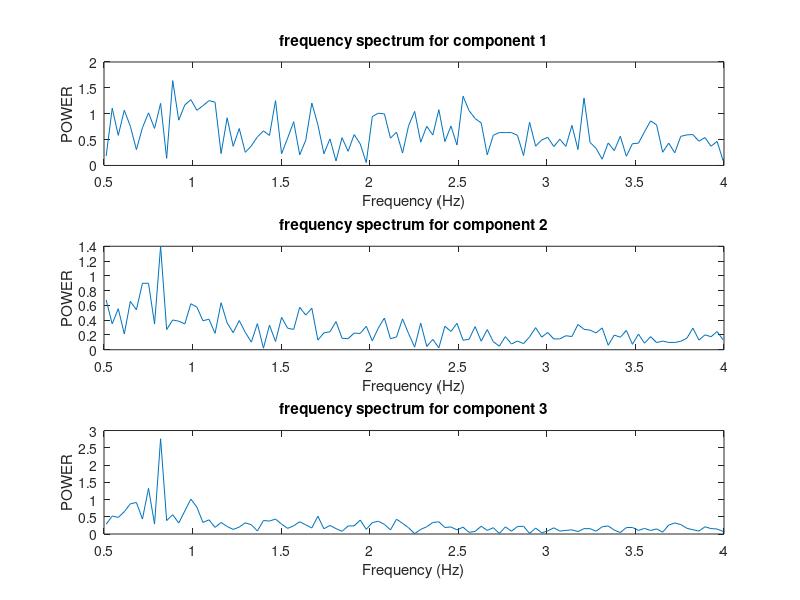

This chart was generated by the following MATLAB code:
#extract the data under the form of a matrix
data = dlmread('results.txt')


#separate the 3 sets of data (colonnes)
r = data(:,1);
g = data(:,2);
b = data(:,3);
#do the fast fourrier transform on each set
fftR = fft(r);
fftG = fft(g);
fftB = fft(b);
#find frequency from frame rate
N = length(r);

fr = 14;
f = (0:N-1)*fr/N;

#cut the desired range of values
f_min = 0.5;
f_max = 4;
idx_min = find(f >= f_min, 1);
idx_max = find(f <= f_max, 1, 'last');
f_filtered = f(idx_min:idx_max);
fftR_filtered = fftR(idx_min:idx_max);
fftG_filtered = fftG(idx_min:idx_max);
fftB_filtered = fftB(idx_min:idx_max);

#extract the max values for each sets and their corresponding frequency
[R_max, R_idx] = max(abs(fftR_filtered));
R_freq = f_filtered(R_idx);

[G_max, G_idx] = max(abs(fftG_filtered));
G_freq = f_filtered(G_idx);

[B_max, B_idx] = max(abs(fftB_filtered));
B_freq = f_filtered(B_idx);

#Plot just to visualize
figure;
subplot(3,1,1);
plot(f_filtered, abs(fftR_filtered));
xlabel('Frequency (Hz)');
ylabel('POWER');
title('frequency spectrum for component 1');

subplot(3,1,2);
plot(f_filtered, abs(fftG_filtered));
xlabel('Frequency (Hz)');
ylabel('POWER');
title('frequency spectrum for component 2');

subplot(3,1,3);
plot(f_filtered, abs(fftB_filtered));
xlabel('Frequency (Hz)');
ylabel('POWER');
title('frequency spectrum for component 3');


#Take the max value from the max of the 3 fft sets and process the heart rate
val_freq = [R_max R_freq; G_max G_freq; B_max B_freq];

[val_max, idx] = max(val_freq(:,1));
freq_max = val_freq(idx,2);
fprintf("BPM : %f\n", freq_max*60);